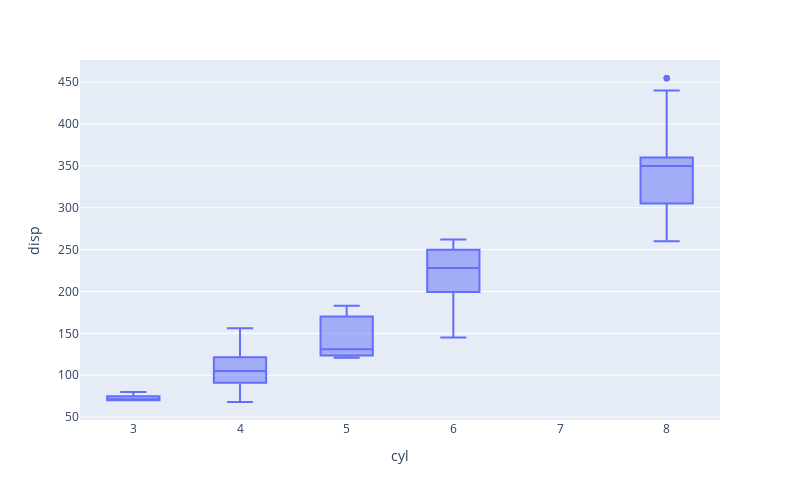

Here is the notebook cell this chart was saved with:
### Markdown cell above
# Insight:
There are larger numbee of 4 cylinder cars

### Code cell
px.box(plotdf, x='cyl', y='disp', width=800, height=500)

### Figure 1 — Plotly figure (JSON) as saved in the notebook; plotly's stock layout.template omitted (floating-point values rounded to 4 significant figures; data arrays with more than 128 entries replaced by an {"elided": "..."} marker saying what was removed)
{"data": [{"alignmentgroup": "True", "hovertemplate": "cyl=%{x}<br>disp=%{y}<extra></extra>", "legendgroup": "", "marker": {"color": "#636efa"}, "name": "", "notched": false, "offsetgroup": "", "orientation": "v", "showlegend": false, "type": "box", "x": {"elided": "398 int values"}, "x0": " ", "xaxis": "x", "y": {"elided": "398 float values"}, "y0": " ", "yaxis": "y"}], "layout": {"boxmode": "group", "height": 500, "legend": {"tracegroupgap": 0}, "margin": {"t": 60}, "width": 800, "xaxis": {"anchor": "y", "domain": [0, 1], "title": {"text": "cyl"}}, "yaxis": {"anchor": "x", "domain": [0, 1], "title": {"text": "disp"}}}}
